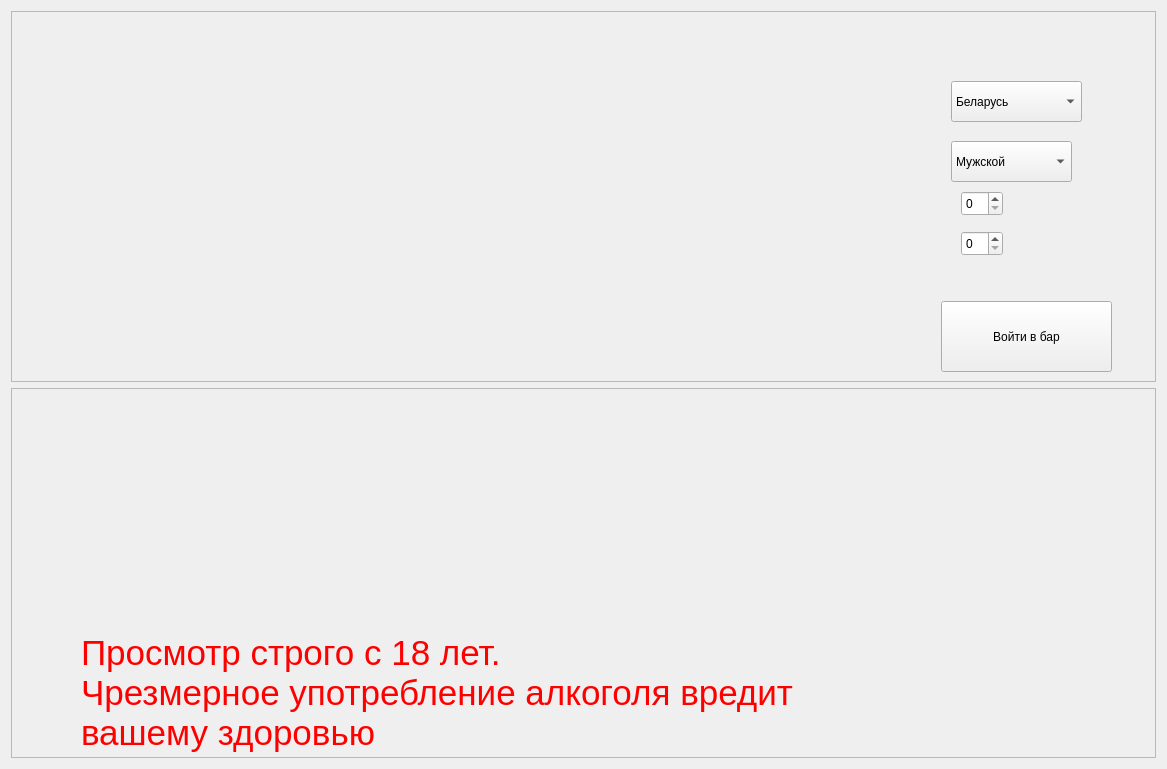
<?xml version="1.0" encoding="UTF-8"?>
<ui version="4.0">
 <class>BarWidget</class>
 <widget class="QWidget" name="BarWidget">
  <property name="geometry">
   <rect>
    <x>0</x>
    <y>0</y>
    <width>1167</width>
    <height>769</height>
   </rect>
  </property>
  <property name="windowTitle">
   <string>Form</string>
  </property>
  <layout class="QVBoxLayout" name="verticalLayout">
   <item>
    <widget class="QFrame" name="frameInputs">
     <property name="frameShape">
      <enum>QFrame::Shape::StyledPanel</enum>
     </property>
     <property name="frameShadow">
      <enum>QFrame::Shadow::Raised</enum>
     </property>
     <widget class="QComboBox" name="cbGender">
      <property name="geometry">
       <rect>
        <x>940</x>
        <y>130</y>
        <width>121</width>
        <height>41</height>
       </rect>
      </property>
      <item>
       <property name="text">
        <string>Мужской</string>
       </property>
      </item>
      <item>
       <property name="text">
        <string>Женский</string>
       </property>
      </item>
     </widget>
     <widget class="QSpinBox" name="sbWeight">
      <property name="geometry">
       <rect>
        <x>950</x>
        <y>180</y>
        <width>42</width>
        <height>25</height>
       </rect>
      </property>
     </widget>
     <widget class="QSpinBox" name="sbAge">
      <property name="geometry">
       <rect>
        <x>950</x>
        <y>220</y>
        <width>42</width>
        <height>25</height>
       </rect>
      </property>
     </widget>
     <widget class="QComboBox" name="cbCountry">
      <property name="geometry">
       <rect>
        <x>940</x>
        <y>70</y>
        <width>131</width>
        <height>41</height>
       </rect>
      </property>
      <item>
       <property name="text">
        <string>Беларусь</string>
       </property>
      </item>
      <item>
       <property name="text">
        <string>Россия</string>
       </property>
      </item>
      <item>
       <property name="text">
        <string>Германия</string>
       </property>
      </item>
     </widget>
     <widget class="QPushButton" name="btnStart">
      <property name="geometry">
       <rect>
        <x>930</x>
        <y>290</y>
        <width>171</width>
        <height>71</height>
       </rect>
      </property>
      <property name="text">
       <string>Войти в бар</string>
      </property>
     </widget>
    </widget>
   </item>
   <item>
    <widget class="QFrame" name="frameDisclaimer">
     <property name="frameShape">
      <enum>QFrame::Shape::StyledPanel</enum>
     </property>
     <property name="frameShadow">
      <enum>QFrame::Shadow::Raised</enum>
     </property>
     <widget class="QLabel" name="label">
      <property name="geometry">
       <rect>
        <x>70</x>
        <y>100</y>
        <width>751</width>
        <height>411</height>
       </rect>
      </property>
      <property name="styleSheet">
       <string notr="true">color: red;</string>
      </property>
      <property name="text">
       <string>&lt;!DOCTYPE HTML PUBLIC &quot;-//W3C//DTD HTML 4.0//EN&quot; &quot;http://www.w3.org/TR/REC-html40/strict.dtd&quot;&gt;
&lt;html&gt;&lt;head&gt;&lt;meta name=&quot;qrichtext&quot; content=&quot;1&quot; /&gt;&lt;meta charset=&quot;utf-8&quot; /&gt;&lt;style type=&quot;text/css&quot;&gt;
p, li { white-space: pre-wrap; }
hr { height: 1px; border-width: 0; }
li.unchecked::marker { content: &quot;\2610&quot;; }
li.checked::marker { content: &quot;\2612&quot;; }
&lt;/style&gt;&lt;/head&gt;&lt;body style=&quot; font-family:'Segoe UI'; font-size:9pt; font-weight:400; font-style:normal;&quot;&gt;
&lt;p style=&quot; margin-top:0px; margin-bottom:0px; margin-left:0px; margin-right:0px; -qt-block-indent:0; text-indent:0px;&quot;&gt;&lt;span style=&quot; font-size:26pt;&quot;&gt;Просмотр строго с 18 лет. &lt;/span&gt;&lt;/p&gt;
&lt;p style=&quot; margin-top:0px; margin-bottom:0px; margin-left:0px; margin-right:0px; -qt-block-indent:0; text-indent:0px;&quot;&gt;&lt;span style=&quot; font-size:26pt;&quot;&gt;Чрезмерное употребление алкоголя вредит &lt;/span&gt;&lt;/p&gt;
&lt;p style=&quot; margin-top:0px; margin-bottom:0px; margin-left:0px; margin-right:0px; -qt-block-indent:0; text-indent:0px;&quot;&gt;&lt;span style=&quot; font-size:26pt;&quot;&gt;вашему здоровью&lt;/span&gt;&lt;/p&gt;&lt;/body&gt;&lt;/html&gt;</string>
      </property>
     </widget>
     <widget class="QPushButton" name="btnAcceptAge">
      <property name="geometry">
       <rect>
        <x>450</x>
        <y>470</y>
        <width>251</width>
        <height>71</height>
       </rect>
      </property>
      <property name="styleSheet">
       <string notr="true">
font-weight: bold;
font-size: 14pt;</string>
      </property>
      <property name="text">
       <string>Мне есть 18 лет</string>
      </property>
     </widget>
    </widget>
   </item>
  </layout>
 </widget>
 <resources/>
 <connections/>
</ui>
